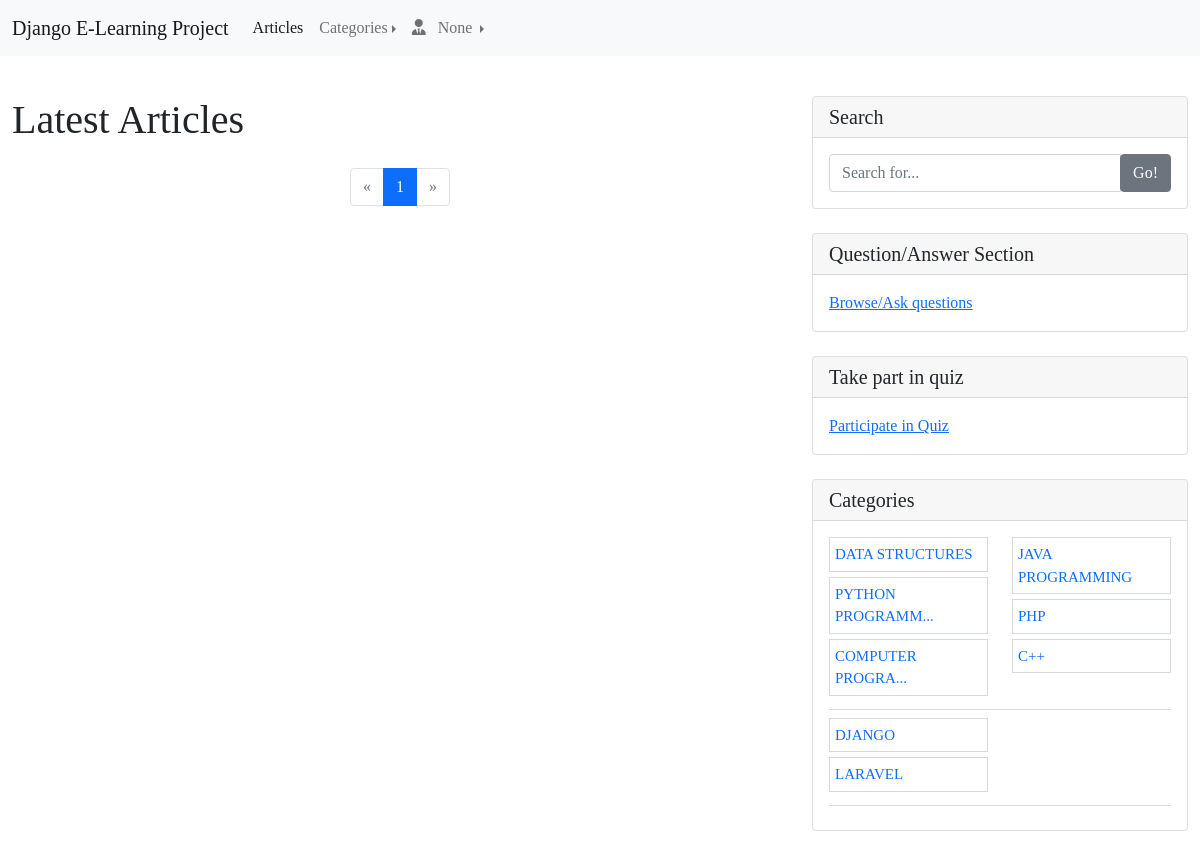
The app's page /articles/?query_category=PHP with its own data.
### App_Article/models.py (models this page shows)
class Category(models.Model):
    category_name = models.CharField(max_length=100, unique=True, blank=False, null=False)
    created_by = models.ForeignKey(User, on_delete=models.DO_NOTHING, related_name='user_categories')
    created_at = models.DateTimeField(auto_now_add=True)
    updated_at = models.DateTimeField(auto_now=True)
    class Meta:
        verbose_name_plural = 'Categories'
    def __str__(self):
        return self.category_name

### App_Article/views.py (the view)
# urls.py: path('', views.ArticleList.as_view(), name='home'),
class ArticleList(ListView):
    context_object_name = 'articles'
    paginate_by = 10
    model = Article
    template_name = 'App_Article/article_home.html'
    def get_queryset(self):
        category = self.request.GET.get('query_category')
        if category:
            category = Category.objects.get(category_name=category)
        print(category)
        qs = super(ArticleList, self).get_queryset()
        if category is not None:
            return qs.filter(category=category)
        return qs
    def get_context_data(self, *, object_list=None, **kwargs):
        context = super(ArticleList, self).get_context_data(**kwargs)
        context['categories'] = Category.objects.all()
        context['categories_1'] = Category.objects.all()[:3]
        context['categories_2'] = Category.objects.all()[3:6]
        return context

### App_Article/templatetags/custom_tags.py (called while the page is built)
@register.filter(name='category_range_filter')
def category_range_filter(value):
    if len(value) > 16:
        return value[0:15]+'...'
    return value

@register.filter(name='encode_plus')
def encode_plus(value):
    return value.replace('+', '%2B')

@register.filter(name='as_chunks')
def as_chunk(lst, chunk_size):
    limit = ceil(len(lst) / chunk_size)
    for idx in range(limit):
        yield lst[chunk_size*idx:chunk_size*(idx+1)]

### templates/App_Article/article_home.html (shortened to what this page needs)
{% extends 'base.html' %}
{% load static %}
{% load custom_tags %}
{% block style_block %}
    <link rel="stylesheet" type="text/css" href="{% static 'css/article-home.css' %}">
{% endblock %}
{% block body_block %}
    <div class="row">
      <div class="col-md-8">
        <h1 class="my-4">Latest Articles</h1>
        <ul class="pagination justify-content-center">
            {% if page_obj.has_previous %}
              <li class="page-item"><a class="page-link" href="?page={{ page_obj.previous_page_number }}">&laquo;</a></li>
            {% else %}
              <li class="page-item disabled"><a class="page-link" href="#" aria-label="Previous"><span aria-hidden="true">&laquo;</span></a></li>
            {% endif %}
            {% for i in paginator.page_range %}
              {% if page_obj.number == i %}
                <li class="page-item active" aria-current="page"><a class="page-link" href="javascript:void(0)">{{ i }}</a></li>
              {% else %}
                <li class="page-item"><a class="page-link" href="?page={{ i }}">{{ i }}</a></li>
              {% endif %}
            {% endfor %}
            {% if page_obj.has_next %}
              <li class="page-item"><a class="page-link" href="?page={{ page_obj.next_page_number }}">&raquo;</a></li>
            {% else %}
              <li class="page-item disabled"><a class="page-link" href="#" aria-label="Next"><span>&raquo;</span></a></li>
            {% endif %}
        </ul>
      </div>
      {% include 'sidebar.html' %}
    </div>
{% endblock %}

### templates/sidebar.html
{% load custom_tags %}
<div class="col-md-4">
    <div class="card my-4">
      <h5 class="card-header">Search</h5>
      <div class="card-body">
        <div class="input-group">
          <input type="text" class="form-control" placeholder="Search for...">
          <span class="input-group-append">
            <button class="btn btn-secondary" type="button">Go!</button>
          </span>
        </div>
      </div>
    </div>
    <div class="card my-4">
      <h5 class="card-header">Question/Answer Section</h5>
      <div class="card-body">
        <a href="{% url 'App_QuestionAnswer:question_list' %}">Browse/Ask questions</a>
      </div>
    </div>
    <div class="card my-4">
      <h5 class="card-header">Take part in quiz</h5>
      <div class="card-body">
          <a href="{% url 'App_Quiz:home' %}">Participate in Quiz</a>
      </div>
    </div>
    <div class="card my-4">
      <h5 class="card-header">Categories</h5>
      <div class="card-body">
            {% for chunk in categories|as_chunks:6 %}
                <div class="row">
                    {% for chunk2 in chunk|as_chunks:3 %}
                      <div class="col-lg-6">
                        <ul class="list-unstyled mb-0">
                          {% for category in chunk2 %}
                              <li style="font-size: 15px; border: 1px solid #d6d9dc; margin-bottom: 5px; padding: 5px;">
                                <a style="text-decoration: none;" href="{% url 'App_Article:home' %}?query_category={{ category.category_name|encode_plus }}">{{ category.category_name|category_range_filter }}</a>
                              </li>
                          {% endfor %}
                        </ul>
                      </div>
                    {% endfor %}
                </div>
                <div class="dropdown-divider"></div>
            {% endfor %}
      </div>
    </div>
</div>

### static/css/main.css (style rules this page uses)
body { font-family: "Times New Roman"; }

### records on screen
Category: category_name|category_range_filter "DATA STRUCTURES"
Category: category_name|category_range_filter "PYTHON PROGRAMM..."
Category: category_name|category_range_filter "COMPUTER PROGRA..."
Category: category_name|category_range_filter "JAVA PROGRAMMING"
Category: category_name|category_range_filter "PHP"
Category: category_name|category_range_filter "C++"
Category: category_name|category_range_filter "DJANGO"
Category: category_name|category_range_filter "LARAVEL"

### other values on screen
{{ i }} "1"
